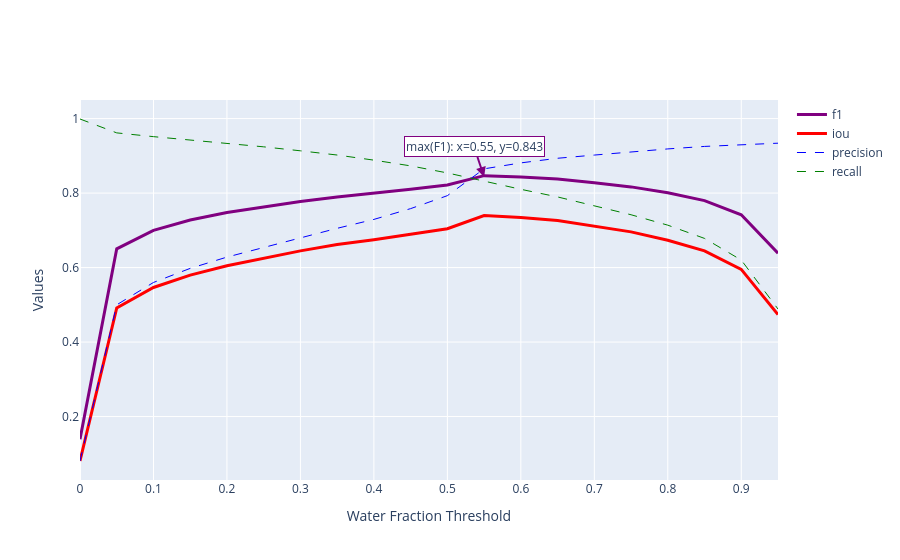

The cell this chart's notebook holds for it:
### Markdown cell above
### MEAN graph

### Code cell
fig = go.Figure()

for idx, row in site_means.iterrows():
    x = [float(c[-4:]) for c in site_means.columns]
    name = idx[1] if isinstance(idx, tuple) else idx
    scatter = go.Scatter(x=x, y=row, mode="lines", name=name, line=styles[name]["line"])
    fig.add_trace(scatter)

# Add axis labels
fig.update_layout(xaxis_title="Water Fraction Threshold", yaxis_title="Values")


loc = ("MEAN", "f1") if isinstance(idx, tuple) else "f1"
# Find F1 value at x=0.55 and add annotation
f1_at_055 = site_means.loc[loc, "water >= 0.60"]
fig.add_annotation(
    x=0.55,
    y=f1_at_055,
    text=f"max(F1): x=0.55, y={f1_at_055:.3f}",
    showarrow=True,
    arrowhead=2,
    arrowsize=1,
    arrowwidth=2,
    arrowcolor="purple",
    bgcolor="white",
    bordercolor="purple",
    borderwidth=1,
)

fig

### Figure 1 — Plotly figure (JSON) as saved in the notebook; plotly's stock layout.template omitted (floating-point values rounded to 4 significant figures)
{"data": [{"line": {"color": "purple", "dash": "solid", "width": 3}, "mode": "lines", "name": "f1", "type": "scatter", "x": [0, 0.05, 0.1, 0.15, 0.2, 0.25, 0.3, 0.35, 0.4, 0.45, 0.5, 0.55, 0.6, 0.65, 0.7, 0.75, 0.8, 0.85, 0.9, 0.95], "y": [0.1393, 0.6503, 0.6999, 0.7276, 0.7476, 0.7634, 0.7775, 0.7896, 0.7989, 0.8101, 0.8215, 0.8468, 0.8433, 0.8378, 0.8278, 0.8166, 0.8008, 0.7797, 0.7417, 0.6386]}, {"line": {"color": "red", "dash": "solid", "width": 3}, "mode": "lines", "name": "iou", "type": "scatter", "x": [0, 0.05, 0.1, 0.15, 0.2, 0.25, 0.3, 0.35, 0.4, 0.45, 0.5, 0.55, 0.6, 0.65, 0.7, 0.75, 0.8, 0.85, 0.9, 0.95], "y": [0.08066, 0.4914, 0.5465, 0.5797, 0.6049, 0.6256, 0.6449, 0.6618, 0.6746, 0.6895, 0.7044, 0.7395, 0.7346, 0.7265, 0.712, 0.6959, 0.6735, 0.6448, 0.5952, 0.4739]}, {"line": {"color": "blue", "dash": "dash", "width": 1}, "mode": "lines", "name": "precision", "type": "scatter", "x": [0, 0.05, 0.1, 0.15, 0.2, 0.25, 0.3, 0.35, 0.4, 0.45, 0.5, 0.55, 0.6, 0.65, 0.7, 0.75, 0.8, 0.85, 0.9, 0.95], "y": [0.08066, 0.5, 0.56, 0.5978, 0.6281, 0.6539, 0.6802, 0.7054, 0.7293, 0.7583, 0.7931, 0.8651, 0.881, 0.8935, 0.9021, 0.9105, 0.9186, 0.9252, 0.9304, 0.934]}, {"line": {"color": "green", "dash": "dash", "width": 1}, "mode": "lines", "name": "recall", "type": "scatter", "x": [0, 0.05, 0.1, 0.15, 0.2, 0.25, 0.3, 0.35, 0.4, 0.45, 0.5, 0.55, 0.6, 0.65, 0.7, 0.75, 0.8, 0.85, 0.9, 0.95], "y": [0.9989, 0.9616, 0.9515, 0.9428, 0.9338, 0.9242, 0.9135, 0.9022, 0.8885, 0.873, 0.8541, 0.8311, 0.8101, 0.7897, 0.7658, 0.7418, 0.7138, 0.6783, 0.6202, 0.4887]}], "layout": {"annotations": [{"arrowcolor": "purple", "arrowhead": 2, "arrowsize": 1, "arrowwidth": 2, "bgcolor": "white", "bordercolor": "purple", "borderwidth": 1, "showarrow": true, "text": "max(F1): x=0.55, y=0.843", "x": 0.55, "y": 0.8433}], "xaxis": {"title": {"text": "Water Fraction Threshold"}}, "yaxis": {"title": {"text": "Values"}}}}
